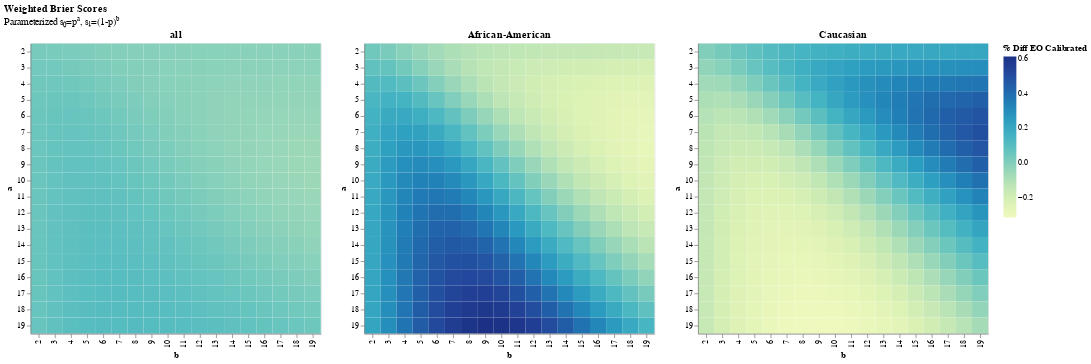

Notebook code for this chart:
### Code cell
# Heatmap of scores for different Brier weights
rows = []
for a,b in itertools.product(range(2,20),repeat=2):
    scores = {'a' : a , 'b' : b}
    for predictor in PREDICTOR_TYPES:
        scorer = WeightedBrierScorer(a,b)
        results = scorer.score_many(df['two_year_recid'],df[predictor],df['race'])
        for race in RACES:
            scores[predictor + '_' + race] = results[race]
    rows.append(scores)

scores_df = pd.DataFrame.from_dict(rows,orient='columns')
charts = []
for race in RACES:
    scores_df['cal_EO_pdiff_'+race] = scores_df[['calibrated_' + race,'thresholdless_EO_'+race]].pct_change(axis=1)['thresholdless_EO_'+race]
    chart = alt.Chart(scores_df).mark_rect().encode(
        x='b:O',
        y='a:O',
        color=alt.Color('cal_EO_pdiff_%s' % race,title='% Diff EO Calibrated')
    ).properties(title=race)
    charts.append(chart)
alt.concat(*charts).properties(title=alt.Title('Weighted Brier Scores',subtitle='Parameterized s₀=pᵃ, s₁=(1-p)ᵇ'))

### Figure 1 — Vega-Lite specification as saved in the notebook (floating-point values rounded to 4 significant figures; data arrays with more than 128 entries replaced by an {"elided": "..."} marker saying what was removed)
{"config": {"view": {"continuousWidth": 300, "continuousHeight": 300}}, "concat": [{"mark": {"type": "rect"}, "encoding": {"color": {"field": "cal_EO_pdiff_all", "title": "% Diff EO Calibrated", "type": "quantitative"}, "x": {"field": "b", "type": "ordinal"}, "y": {"field": "a", "type": "ordinal"}}, "title": "all"}, {"mark": {"type": "rect"}, "encoding": {"color": {"field": "cal_EO_pdiff_African-American", "title": "% Diff EO Calibrated", "type": "quantitative"}, "x": {"field": "b", "type": "ordinal"}, "y": {"field": "a", "type": "ordinal"}}, "title": "African-American"}, {"mark": {"type": "rect"}, "encoding": {"color": {"field": "cal_EO_pdiff_Caucasian", "title": "% Diff EO Calibrated", "type": "quantitative"}, "x": {"field": "b", "type": "ordinal"}, "y": {"field": "a", "type": "ordinal"}}, "title": "Caucasian"}], "data": {"name": "data-c51535662339d2521efbab3b01c23f2c"}, "title": {"text": "Weighted Brier Scores", "subtitle": "Parameterized s₀=pᵃ, s₁=(1-p)ᵇ"}, "$schema": "https://vega.github.io/schema/vega-lite/v5.8.0.json", "datasets": {"data-c51535662339d2521efbab3b01c23f2c": {"elided": "324 records"}}}
